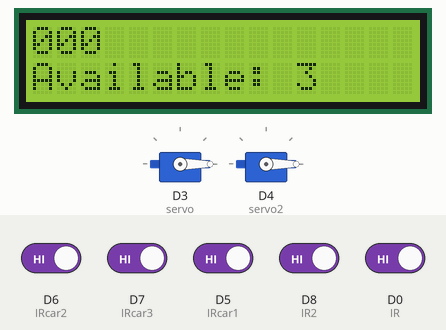
Bench run of a sketch on a simulated ESP8266 (NodeMCU). On the bench: 16×2 character LCD, 2 × servo. Inputs (shaded band) come from the test bench; at power-on: D0 (IR), D5 (IRcar1), D6 (IRcar2), D7 (IRcar3), D8 (IR2) HIGH. What the sketch prints to the serial monitor is not drawn.

Above: at 1.3 s.
1.4 s: D8 (IR2) driven LOW
At 2.3 s:
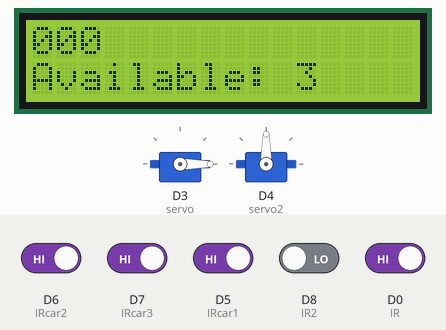
2.9 s: D0 (IR) driven LOW
At 4.4 s:
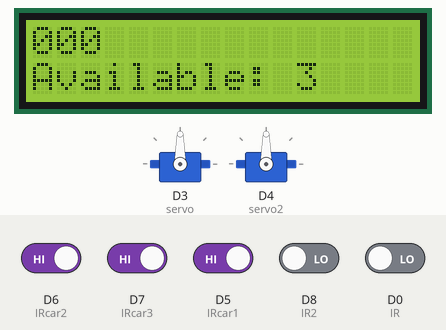
4.9 s: D6 (IRcar2) driven LOW
At 7.8 s:
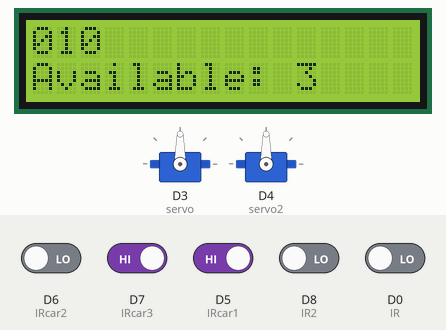
7.9 s: D6 (IRcar2) driven HIGH and D7 (IRcar3) driven LOW and D5 (IRcar1) driven LOW and D8 (IR2) driven HIGH and D0 (IR) driven HIGH
10.9 s: D0 (IR) driven LOW
At 13.8 s:
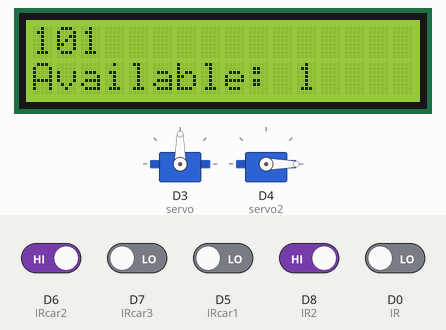
13.9 s: D6 (IRcar2) driven LOW and D0 (IR) driven HIGH
At 15.9 s:
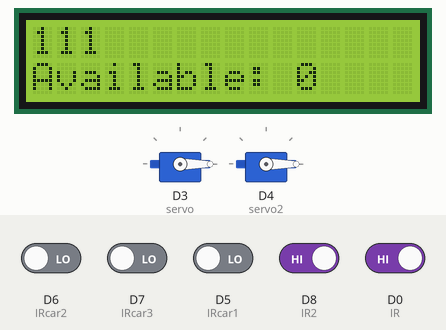
Timing chart, 0 to 17.4 s (numbered marks = the images above; inputs shaded):
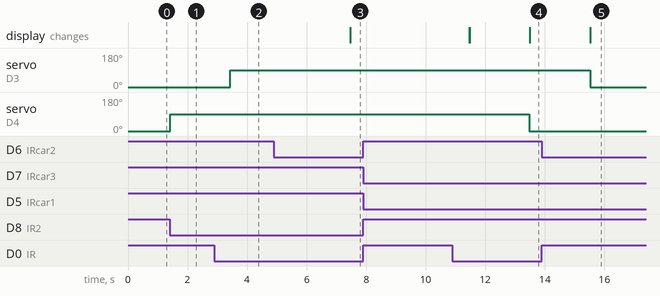

The sketch:

week_4.ino
```cpp
#include <LiquidCrystal_I2C.h>
LiquidCrystal_I2C lcd(0x27,16,2);

#include <Servo.h>
#define IR D0
#define IR2 D8

#define IRcar1 D5
#define IRcar2 D6
#define IRcar3 D7


#define servoVer D3
#define servoVer2 D4
Servo servo;
Servo servo2;


bool ir;
bool ir2;
bool ircar1;
bool ircar2;
bool ircar3;
int count = 3;
int slot1 = 0;
int slot2 = 0;
int slot3 = 0;

void setup() {
  // put your setup code here, to run once:

Serial.begin(9600);
lcd.begin();
lcd.setCursor(0,0);
lcd.print("000");
pinMode(IR,INPUT);
pinMode(IR2,INPUT);
pinMode(IRcar1,INPUT);
pinMode(IRcar2,INPUT);
pinMode(IRcar3,INPUT);
//pinMode(servoVer,OUTPUT);
//pinMode(servoVer2,OUTPUT);
servo.attach(D3);//D3
servo2.attach(D4);//D4
servo.write(0);


servo2.write(0);

lcd.begin();
lcd.print("000");

}

void loop() {
  // put your main code here, to run repeatedly:

  ir = digitalRead(IR);
  ir2 = digitalRead(IR2);

  ircar1 = digitalRead(IRcar1);
  ircar2 = digitalRead(IRcar2);
  ircar3 = digitalRead(IRcar3);
  //lcd.begin();
  //lcd.print("000");

  lcd.setCursor(0,0);
  lcd.print(slot1);
  lcd.setCursor(1,0);
  lcd.print(slot2);
  lcd.setCursor(2,0);
  lcd.print(slot3);

if(ircar1 == 0)
  {
    Serial.println("Slot 1 is full");
    lcd.setCursor(0,0);
    slot1 = 1;
    lcd.print(slot1);
  }
  else {slot1 = 0;}

 if(ircar2 == 0)
  {
    Serial.println("Slot 2 is full");
    lcd.setCursor(1,0);
    slot2 = 1 ;

    lcd.print(slot2);
  }
 else {slot2 =0;}

  if(ircar3 == 0)
  {
    Serial.println("Slot 3 is full");
    lcd.setCursor(2,0);
    slot3 = 1 ;

    lcd.print(slot3);
  }
  else { slot3 = 0;}

  if(ir == 0)
  {
    Serial.println("object1 found");
    servo.write(90);
    delay(2000);
  }

  else if (ir == 1)
  {
    Serial.println("nothing");
    servo.write(0);
   // delay(1000);
  }


  if(ir2 == 0)
  {
    Serial.println("object2 found");
    servo2.write(90);
    delay(2000);

  }
  else if (ir2 == 1)
  {
    Serial.println("nothing2");
    servo2.write(0);
   // delay(2000);
  }

  lcd.setCursor(0,1);
  lcd.print("Available:");
  lcd.setCursor(11,1);
  lcd.print(3-(slot1+slot2+slot3));

}
```

Measured:
- after the input at 1.4 s, servo on D4 (servo2): 0° → 90° at once
- after the input at 2.9 s, servo on D3 (servo): 0° → 90° after 0.54 s
- after the input at 4.9 s, the display: changes after 2.6 s (image 3)
- after the input at 7.9 s, every drawn part: stays the same
- after the input at 10.9 s, servo on D3 (servo): stays 90° (without the input it goes to 0° after 0.59 s); servo on D4 (servo2): 90° → 0° after 2.6 s instead of 0.59 s
- after the input at 13.9 s, servo on D3 (servo): 90° → 0° after 1.6 s; the display: changes after 1.6 s (image 5)
